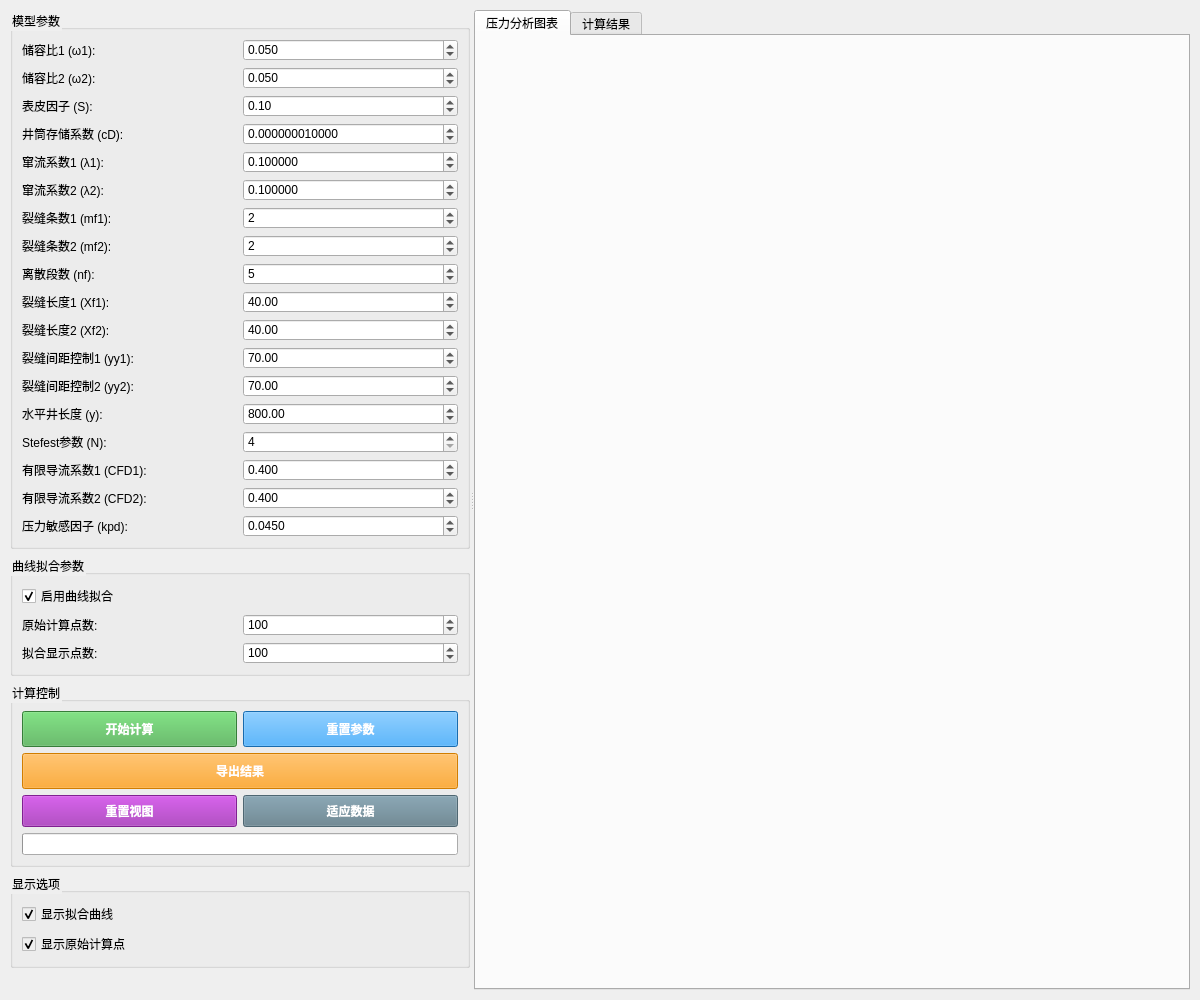
<?xml version="1.0" encoding="UTF-8"?>
<ui version="4.0">
 <class>ModelWidget3</class>
 <widget class="QWidget" name="ModelWidget3">
  <property name="geometry">
   <rect>
    <x>0</x>
    <y>0</y>
    <width>1200</width>
    <height>1000</height>
   </rect>
  </property>
  <property name="windowTitle">
   <string>分段多簇压裂水平井双重孔隙介质页岩油藏渗流模型</string>
  </property>
  <property name="styleSheet">
   <string>QWidget { color: black; }</string>
  </property>
  <layout class="QVBoxLayout" name="mainLayout">
   <property name="leftMargin">
    <number>10</number>
   </property>
   <property name="topMargin">
    <number>10</number>
   </property>
   <property name="rightMargin">
    <number>10</number>
   </property>
   <property name="bottomMargin">
    <number>10</number>
   </property>
   <item>
    <widget class="QSplitter" name="mainSplitter">
     <property name="orientation">
      <enum>Qt::Orientation::Horizontal</enum>
     </property>
     <widget class="QWidget" name="leftPanel">
      <property name="minimumSize">
       <size>
        <width>420</width>
        <height>0</height>
       </size>
      </property>
      <property name="maximumSize">
       <size>
        <width>460</width>
        <height>16777215</height>
       </size>
      </property>
      <layout class="QVBoxLayout" name="leftLayout">
       <item>
        <widget class="QGroupBox" name="parameterGroup">
         <property name="title">
          <string>模型参数</string>
         </property>
         <layout class="QGridLayout" name="paramLayout">
          <item row="0" column="0">
           <widget class="QLabel" name="label_omega1">
            <property name="text">
             <string>储容比1 (ω1):</string>
            </property>
           </widget>
          </item>
          <item row="0" column="1">
           <widget class="QDoubleSpinBox" name="omega1SpinBox">
            <property name="decimals">
             <number>3</number>
            </property>
            <property name="minimum">
             <double>0.001000000000000</double>
            </property>
            <property name="maximum">
             <double>0.999000000000000</double>
            </property>
            <property name="singleStep">
             <double>0.001000000000000</double>
            </property>
            <property name="value">
             <double>0.050000000000000</double>
            </property>
           </widget>
          </item>
          <item row="1" column="0">
           <widget class="QLabel" name="label_omega2">
            <property name="text">
             <string>储容比2 (ω2):</string>
            </property>
           </widget>
          </item>
          <item row="1" column="1">
           <widget class="QDoubleSpinBox" name="omega2SpinBox">
            <property name="decimals">
             <number>3</number>
            </property>
            <property name="minimum">
             <double>0.001000000000000</double>
            </property>
            <property name="maximum">
             <double>0.999000000000000</double>
            </property>
            <property name="singleStep">
             <double>0.001000000000000</double>
            </property>
            <property name="value">
             <double>0.050000000000000</double>
            </property>
           </widget>
          </item>
          <item row="2" column="0">
           <widget class="QLabel" name="label_s">
            <property name="text">
             <string>表皮因子 (S):</string>
            </property>
           </widget>
          </item>
          <item row="2" column="1">
           <widget class="QDoubleSpinBox" name="sSpinBox">
            <property name="decimals">
             <number>2</number>
            </property>
            <property name="minimum">
             <double>-10.000000000000000</double>
            </property>
            <property name="maximum">
             <double>50.000000000000000</double>
            </property>
            <property name="value">
             <double>0.100000000000000</double>
            </property>
           </widget>
          </item>
          <item row="3" column="0">
           <widget class="QLabel" name="label_cd">
            <property name="text">
             <string>井筒存储系数 (cD):</string>
            </property>
           </widget>
          </item>
          <item row="3" column="1">
           <widget class="QDoubleSpinBox" name="cDSpinBox">
            <property name="decimals">
             <number>12</number>
            </property>
            <property name="minimum">
             <double>0.000000000001000</double>
            </property>
            <property name="maximum">
             <double>0.010000000000000</double>
            </property>
            <property name="value">
             <double>0.000000010000000</double>
            </property>
           </widget>
          </item>
          <item row="4" column="0">
           <widget class="QLabel" name="label_lambda1">
            <property name="text">
             <string>窜流系数1 (λ1):</string>
            </property>
           </widget>
          </item>
          <item row="4" column="1">
           <widget class="QDoubleSpinBox" name="lambda1SpinBox">
            <property name="decimals">
             <number>6</number>
            </property>
            <property name="minimum">
             <double>0.000001000000000</double>
            </property>
            <property name="maximum">
             <double>1.000000000000000</double>
            </property>
            <property name="value">
             <double>0.100000000000000</double>
            </property>
           </widget>
          </item>
          <item row="5" column="0">
           <widget class="QLabel" name="label_lambda2">
            <property name="text">
             <string>窜流系数2 (λ2):</string>
            </property>
           </widget>
          </item>
          <item row="5" column="1">
           <widget class="QDoubleSpinBox" name="lambda2SpinBox">
            <property name="decimals">
             <number>6</number>
            </property>
            <property name="minimum">
             <double>0.000001000000000</double>
            </property>
            <property name="maximum">
             <double>1.000000000000000</double>
            </property>
            <property name="value">
             <double>0.100000000000000</double>
            </property>
           </widget>
          </item>
          <item row="6" column="0">
           <widget class="QLabel" name="label_mf1">
            <property name="text">
             <string>裂缝条数1 (mf1):</string>
            </property>
           </widget>
          </item>
          <item row="6" column="1">
           <widget class="QSpinBox" name="mf1SpinBox">
            <property name="minimum">
             <number>1</number>
            </property>
            <property name="maximum">
             <number>20</number>
            </property>
            <property name="value">
             <number>2</number>
            </property>
           </widget>
          </item>
          <item row="7" column="0">
           <widget class="QLabel" name="label_mf2">
            <property name="text">
             <string>裂缝条数2 (mf2):</string>
            </property>
           </widget>
          </item>
          <item row="7" column="1">
           <widget class="QSpinBox" name="mf2SpinBox">
            <property name="minimum">
             <number>1</number>
            </property>
            <property name="maximum">
             <number>20</number>
            </property>
            <property name="value">
             <number>2</number>
            </property>
           </widget>
          </item>
          <item row="8" column="0">
           <widget class="QLabel" name="label_nf">
            <property name="text">
             <string>离散段数 (nf):</string>
            </property>
           </widget>
          </item>
          <item row="8" column="1">
           <widget class="QSpinBox" name="nfSpinBox">
            <property name="minimum">
             <number>3</number>
            </property>
            <property name="maximum">
             <number>20</number>
            </property>
            <property name="value">
             <number>5</number>
            </property>
           </widget>
          </item>
          <item row="9" column="0">
           <widget class="QLabel" name="label_xf1">
            <property name="text">
             <string>裂缝长度1 (Xf1):</string>
            </property>
           </widget>
          </item>
          <item row="9" column="1">
           <widget class="QDoubleSpinBox" name="xf1SpinBox">
            <property name="minimum">
             <double>1.000000000000000</double>
            </property>
            <property name="maximum">
             <double>5000.000000000000000</double>
            </property>
            <property name="value">
             <double>40.000000000000000</double>
            </property>
           </widget>
          </item>
          <item row="10" column="0">
           <widget class="QLabel" name="label_xf2">
            <property name="text">
             <string>裂缝长度2 (Xf2):</string>
            </property>
           </widget>
          </item>
          <item row="10" column="1">
           <widget class="QDoubleSpinBox" name="xf2SpinBox">
            <property name="minimum">
             <double>1.000000000000000</double>
            </property>
            <property name="maximum">
             <double>5000.000000000000000</double>
            </property>
            <property name="value">
             <double>40.000000000000000</double>
            </property>
           </widget>
          </item>
          <item row="11" column="0">
           <widget class="QLabel" name="label_yy1">
            <property name="text">
             <string>裂缝间距控制1 (yy1):</string>
            </property>
           </widget>
          </item>
          <item row="11" column="1">
           <widget class="QDoubleSpinBox" name="yy1SpinBox">
            <property name="minimum">
             <double>10.000000000000000</double>
            </property>
            <property name="maximum">
             <double>5000.000000000000000</double>
            </property>
            <property name="value">
             <double>70.000000000000000</double>
            </property>
           </widget>
          </item>
          <item row="12" column="0">
           <widget class="QLabel" name="label_yy2">
            <property name="text">
             <string>裂缝间距控制2 (yy2):</string>
            </property>
           </widget>
          </item>
          <item row="12" column="1">
           <widget class="QDoubleSpinBox" name="yy2SpinBox">
            <property name="minimum">
             <double>10.000000000000000</double>
            </property>
            <property name="maximum">
             <double>5000.000000000000000</double>
            </property>
            <property name="value">
             <double>70.000000000000000</double>
            </property>
           </widget>
          </item>
          <item row="13" column="0">
           <widget class="QLabel" name="label_y">
            <property name="text">
             <string>水平井长度 (y):</string>
            </property>
           </widget>
          </item>
          <item row="13" column="1">
           <widget class="QDoubleSpinBox" name="ySpinBox">
            <property name="minimum">
             <double>100.000000000000000</double>
            </property>
            <property name="maximum">
             <double>10000.000000000000000</double>
            </property>
            <property name="value">
             <double>800.000000000000000</double>
            </property>
           </widget>
          </item>
          <item row="14" column="0">
           <widget class="QLabel" name="label_n">
            <property name="text">
             <string>Stefest参数 (N):</string>
            </property>
           </widget>
          </item>
          <item row="14" column="1">
           <widget class="QSpinBox" name="nSpinBox">
            <property name="minimum">
             <number>4</number>
            </property>
            <property name="maximum">
             <number>18</number>
            </property>
            <property name="singleStep">
             <number>2</number>
            </property>
            <property name="value">
             <number>4</number>
            </property>
           </widget>
          </item>
          <item row="15" column="0">
           <widget class="QLabel" name="label_cfd1">
            <property name="text">
             <string>有限导流系数1 (CFD1):</string>
            </property>
           </widget>
          </item>
          <item row="15" column="1">
           <widget class="QDoubleSpinBox" name="cfd1SpinBox">
            <property name="decimals">
             <number>3</number>
            </property>
            <property name="minimum">
             <double>0.001000000000000</double>
            </property>
            <property name="maximum">
             <double>100.000000000000000</double>
            </property>
            <property name="value">
             <double>0.400000000000000</double>
            </property>
           </widget>
          </item>
          <item row="16" column="0">
           <widget class="QLabel" name="label_cfd2">
            <property name="text">
             <string>有限导流系数2 (CFD2):</string>
            </property>
           </widget>
          </item>
          <item row="16" column="1">
           <widget class="QDoubleSpinBox" name="cfd2SpinBox">
            <property name="decimals">
             <number>3</number>
            </property>
            <property name="minimum">
             <double>0.001000000000000</double>
            </property>
            <property name="maximum">
             <double>100.000000000000000</double>
            </property>
            <property name="value">
             <double>0.400000000000000</double>
            </property>
           </widget>
          </item>
          <item row="17" column="0">
           <widget class="QLabel" name="label_kpd">
            <property name="text">
             <string>压力敏感因子 (kpd):</string>
            </property>
           </widget>
          </item>
          <item row="17" column="1">
           <widget class="QDoubleSpinBox" name="kpdSpinBox">
            <property name="decimals">
             <number>4</number>
            </property>
            <property name="minimum">
             <double>0.000100000000000</double>
            </property>
            <property name="maximum">
             <double>1.000000000000000</double>
            </property>
            <property name="value">
             <double>0.045000000000000</double>
            </property>
           </widget>
          </item>
         </layout>
        </widget>
       </item>
       <item>
        <widget class="QGroupBox" name="fittingGroup">
         <property name="title">
          <string>曲线拟合参数</string>
         </property>
         <layout class="QGridLayout" name="fittingLayout">
          <item row="0" column="0" colspan="2">
           <widget class="QCheckBox" name="enableFittingCheckBox">
            <property name="text">
             <string>启用曲线拟合</string>
            </property>
            <property name="checked">
             <bool>true</bool>
            </property>
           </widget>
          </item>
          <item row="1" column="0">
           <widget class="QLabel" name="label_original_points">
            <property name="text">
             <string>原始计算点数:</string>
            </property>
           </widget>
          </item>
          <item row="1" column="1">
           <widget class="QSpinBox" name="originalPointsSpinBox">
            <property name="minimum">
             <number>10</number>
            </property>
            <property name="maximum">
             <number>1000</number>
            </property>
            <property name="value">
             <number>100</number>
            </property>
           </widget>
          </item>
          <item row="2" column="0">
           <widget class="QLabel" name="label_fitting_points">
            <property name="text">
             <string>拟合显示点数:</string>
            </property>
           </widget>
          </item>
          <item row="2" column="1">
           <widget class="QSpinBox" name="fittingPointsSpinBox">
            <property name="minimum">
             <number>10</number>
            </property>
            <property name="maximum">
             <number>1000</number>
            </property>
            <property name="value">
             <number>100</number>
            </property>
           </widget>
          </item>
         </layout>
        </widget>
       </item>
       <item>
        <widget class="QGroupBox" name="controlGroup">
         <property name="title">
          <string>计算控制</string>
         </property>
         <layout class="QVBoxLayout" name="controlLayout">
          <item>
           <layout class="QHBoxLayout" name="buttonLayout1">
            <item>
             <widget class="QPushButton" name="calculateButton">
              <property name="styleSheet">
               <string>QPushButton { background-color: #4CAF50; color: white; font-weight: bold; padding: 8px; }</string>
              </property>
              <property name="text">
               <string>开始计算</string>
              </property>
             </widget>
            </item>
            <item>
             <widget class="QPushButton" name="resetButton">
              <property name="styleSheet">
               <string>QPushButton { background-color: #2196F3; color: white; font-weight: bold; padding: 8px; }</string>
              </property>
              <property name="text">
               <string>重置参数</string>
              </property>
             </widget>
            </item>
           </layout>
          </item>
          <item>
           <layout class="QHBoxLayout" name="buttonLayout2">
            <item>
             <widget class="QPushButton" name="exportButton">
              <property name="enabled">
               <bool>false</bool>
              </property>
              <property name="styleSheet">
               <string>QPushButton { background-color: #FF9800; color: white; font-weight: bold; padding: 8px; }</string>
              </property>
              <property name="text">
               <string>导出结果</string>
              </property>
             </widget>
            </item>
           </layout>
          </item>
          <item>
           <layout class="QHBoxLayout" name="viewLayout">
            <item>
             <widget class="QPushButton" name="resetViewButton">
              <property name="enabled">
               <bool>false</bool>
              </property>
              <property name="styleSheet">
               <string>QPushButton { background-color: #9C27B0; color: white; font-weight: bold; padding: 6px; }</string>
              </property>
              <property name="text">
               <string>重置视图</string>
              </property>
             </widget>
            </item>
            <item>
             <widget class="QPushButton" name="fitToDataButton">
              <property name="enabled">
               <bool>false</bool>
              </property>
              <property name="styleSheet">
               <string>QPushButton { background-color: #607D8B; color: white; font-weight: bold; padding: 6px; }</string>
              </property>
              <property name="text">
               <string>适应数据</string>
              </property>
             </widget>
            </item>
           </layout>
          </item>
          <item>
           <widget class="QProgressBar" name="progressBar">
            <property name="visible">
             <bool>false</bool>
            </property>
           </widget>
          </item>
         </layout>
        </widget>
       </item>
       <item>
        <widget class="QGroupBox" name="displayGroup">
         <property name="title">
          <string>显示选项</string>
         </property>
         <layout class="QVBoxLayout" name="displayLayout">
          <item>
           <widget class="QCheckBox" name="showFittedCurveCheckBox">
            <property name="enabled">
             <bool>false</bool>
            </property>
            <property name="text">
             <string>显示拟合曲线</string>
            </property>
            <property name="checked">
             <bool>true</bool>
            </property>
           </widget>
          </item>
          <item>
           <widget class="QCheckBox" name="showOriginalDataCheckBox">
            <property name="enabled">
             <bool>false</bool>
            </property>
            <property name="text">
             <string>显示原始计算点</string>
            </property>
            <property name="checked">
             <bool>true</bool>
            </property>
           </widget>
          </item>
         </layout>
        </widget>
       </item>
       <item>
        <spacer name="verticalSpacer">
         <property name="orientation">
          <enum>Qt::Orientation::Vertical</enum>
         </property>
         <property name="sizeHint" stdset="0">
          <size>
           <width>20</width>
           <height>40</height>
          </size>
         </property>
        </spacer>
       </item>
      </layout>
     </widget>
     <widget class="QTabWidget" name="tabWidget">
      <property name="currentIndex">
       <number>0</number>
      </property>
      <property name="styleSheet">
       <string>QTabWidget { margin-top: -85px; }</string>
      </property>
      <widget class="QWidget" name="chartTab">
       <attribute name="title">
        <string>压力分析图表</string>
       </attribute>
      </widget>
      <widget class="QWidget" name="resultTab">
       <attribute name="title">
        <string>计算结果</string>
       </attribute>
       <layout class="QVBoxLayout" name="resultLayout">
        <item>
         <widget class="QTextEdit" name="resultTextEdit">
          <property name="styleSheet">
           <string>QTextEdit { color: black; background-color: white; }</string>
          </property>
          <property name="readOnly">
           <bool>true</bool>
          </property>
          <property name="html">
           <string>&lt;!DOCTYPE HTML PUBLIC &quot;-//W3C//DTD HTML 4.0//EN&quot; &quot;http://www.w3.org/TR/REC-html40/strict.dtd&quot;&gt;
&lt;html&gt;&lt;head&gt;&lt;meta name=&quot;qrichtext&quot; content=&quot;1&quot; /&gt;&lt;meta charset=&quot;utf-8&quot; /&gt;&lt;style type=&quot;text/css&quot;&gt;
p, li { white-space: pre-wrap; }
hr { height: 1px; border-width: 0; }
li.unchecked::marker { content: &quot;\2610&quot;; }
li.checked::marker { content: &quot;\2612&quot;; }
&lt;/style&gt;&lt;/head&gt;&lt;body style=&quot; font-family:'Microsoft YaHei UI'; font-size:9pt; font-weight:400; font-style:normal;&quot;&gt;
&lt;p style=&quot; margin-top:0px; margin-bottom:0px; margin-left:0px; margin-right:0px; -qt-block-indent:0; text-indent:0px;&quot;&gt;等待计算结果...&lt;/p&gt;
&lt;p style=&quot;-qt-paragraph-type:empty; margin-top:0px; margin-bottom:0px; margin-left:0px; margin-right:0px; -qt-block-indent:0; text-indent:0px;&quot;&gt;&lt;br /&gt;&lt;/p&gt;
&lt;p style=&quot; margin-top:0px; margin-bottom:0px; margin-left:0px; margin-right:0px; -qt-block-indent:0; text-indent:0px;&quot;&gt;选择对应的模型类型，设置参数后点击'开始计算'按钮进行分段多簇压裂水平井双重孔隙介质页岩油藏渗流模型压力分析计算。&lt;/p&gt;
&lt;p style=&quot;-qt-paragraph-type:empty; margin-top:0px; margin-bottom:0px; margin-left:0px; margin-right:0px; -qt-block-indent:0; text-indent:0px;&quot;&gt;&lt;br /&gt;&lt;/p&gt;
&lt;p style=&quot;-qt-paragraph-type:empty; margin-top:0px; margin-bottom:0px; margin-left:0px; margin-right:0px; -qt-block-indent:0; text-indent:0px;&quot;&gt;&lt;br /&gt;&lt;/p&gt;&lt;/body&gt;&lt;/html&gt;</string>
          </property>
          <property name="plainText">
           <string>等待计算结果...

选择对应的模型类型，设置参数后点击'开始计算'按钮进行分段多簇压裂水平井双重孔隙介质页岩油藏渗流模型压力分析计算。

</string>
          </property>
         </widget>
        </item>
       </layout>
      </widget>
     </widget>
    </widget>
   </item>
  </layout>
 </widget>
 <resources/>
 <connections/>
</ui>
